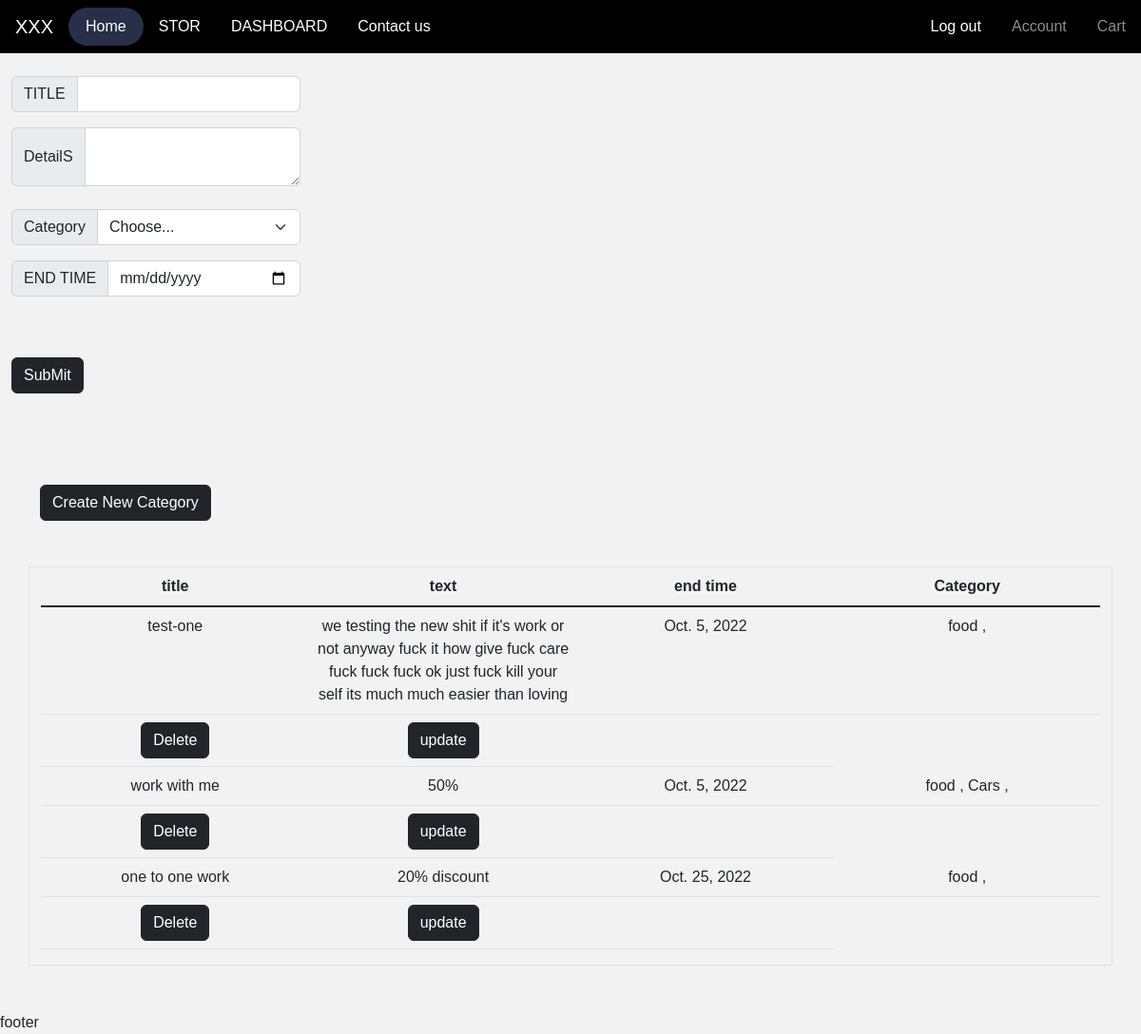
Page /makeoffer (signed in) on the committed database.
### app/models.py (models this page shows, shortened)
class offers(models.Model):
    title = models.CharField(max_length = 100)
    text = models.TextField(null=True , blank=True)
    woner = models.ForeignKey(Brand,on_delete=models.CASCADE)
    startTime=models.DateField(auto_now = True)
    endTime = models.DateField()
    categorys = models.ManyToManyField(category)

class category(models.Model):
    title = models.CharField(max_length=25,null=True,blank=True)
    def __str__(self):
        return self.title

### app/offers.py (the view, shortened to what this page needs)
# urls.py: path('makeoffer',makeoffers,name="makeoffers"),
@login_required
def makeoffers(e):
    cat = category.objects.all()
    data = offers.objects.filter(woner = Brand.objects.filter(user = e.user).first()).all()
    return render(e,'offers/makeoffer.html',{
        'data':data ,
        'cat':cat
    })

### app/templatetags/main_tag.py (called while the page is built)
def type(user):
    inf = Influencer.objects.all()
    brand = Brand.objects.all()
    for i in brand:
        if user == i.user:
            return "brand"
    for i in inf:
        if user == i.user:
            return "Influencer"

def Replace(string,x):
    new = str(string).replace(x,'-')
    return new

### templates/offers/makeoffer.html (shortened to what this page needs)
{%extends "base.html"%}
{% load main_tag %}
{%block body%}
<div class="container-md m-auto my-4 form">
    <form action="" method="post">
        <div class="input-group mb-3">
            <span class="input-group-text" id="basic-addon1">TITLE</span>
            <input name="name" type="text" class="form-control"  aria-label="Username" aria-describedby="basic-addon1">
        </div>
        <div class="input-group">
            <span class="input-group-text">DetailS</span>
            <textarea class="form-control" aria-label="With textarea" name="text"></textarea>
        </div>
        <div class="input-group mb-3 my-4">
            <label class="input-group-text" for="inputGroupSelect01">Category</label>
            <select class="form-select" id="inputGroupSelect01" name="cat">
            <option selected>Choose...</option>
            </select>
          </div>
          <div class="input-group mb-3">
            <span class="input-group-text" id="basic-addon1">END TIME</span>
            <input name="date" type="date" class="form-control"  aria-label="Username" aria-describedby="basic-addon1">
        </div>
        <button type="submit" class="btn btn-dark my-5">
            SubMit
        </button>
    </form>
</div>
<div class="container-md my-4 m-auto">
    <button class="btn btn-dark" onclick="show('cat')">Create New Category </button>
    </div>
</div>
<div class="container-md border my-5 m-auto">
    <table class="table">
        <thead>
          <tr>
            <th scope="col">title</th>
            <th scope="col">text</th>
            <th scope="col">end time</th>
            <th scope="col">Category</th>
          </tr>
        </thead>
        <tbody class="table-group-divider">
            {% for i in data%}
            <tr scop="row">
                <td >{{i.title}}</td>
                <td>{{i.text}}</td>
                <td>{{i.endTime}}</td>
                <td>
                    {%for j in i.categorys.all%}
                        {{j}} ,
                    {%endfor%}
                </td>
            </tr>
            <tr scop="row">
                <td>
                    <form action="{%url 'deleteoffer' id=i.id%}" method="post">
                        <button type="submit" class="btn btn-dark m-auto mx-1" name="delete" value="delete">
                            Delete
                        </button>
                    </form>
                </td>
                <td>
                    <button type="button" class="btn btn-dark" onclick="show('update')">update</button>
                </td>
                <td>
                </td>
            </tr>
            {% endfor %}
        </tbody>
        </table>
</div>
    {%endblock%}

### static/css/main.css (style rules this page uses)
:root { --shadow:0px 0px 8px 1px rgba(0, 0, 0, 0.25); --rounded:30px; --num-cols:3; --subcolor:#d35252; --subcolorBlue:#282F48; --textColor:#f2f2f2; }
html,body { background-color: #f2f2f2; height: 100%; margin:0; }
body { margin:0; padding: 0; overflow-x: hidden; }
.postsTable tr,td,th { margin:0 auto; text-align: center; align-items: center; padding: 10px; width:350px; }

### static/css/instagram.css (style rules this page uses)
* { box-sizing: border-box; }
body { width:100%; height:100%; font-family: Sans-serif; }
.form { position:relative; z-index:2; display:inline-flex; align-items:center; }

### rows in the picture
offers: title "test-one", text "we testing the new shit if it's work or not anyway fuck it how give fuck care fuck fuck fuck ok just fuck kill your self its much much easier than loving", endTime "Oct. 5, 2022"
category: title "food"
offers: title "work with me", text "50%", endTime "Oct. 5, 2022"
category: title "Cars"
offers: title "one to one work", text "20% discount", endTime "Oct. 25, 2022"
